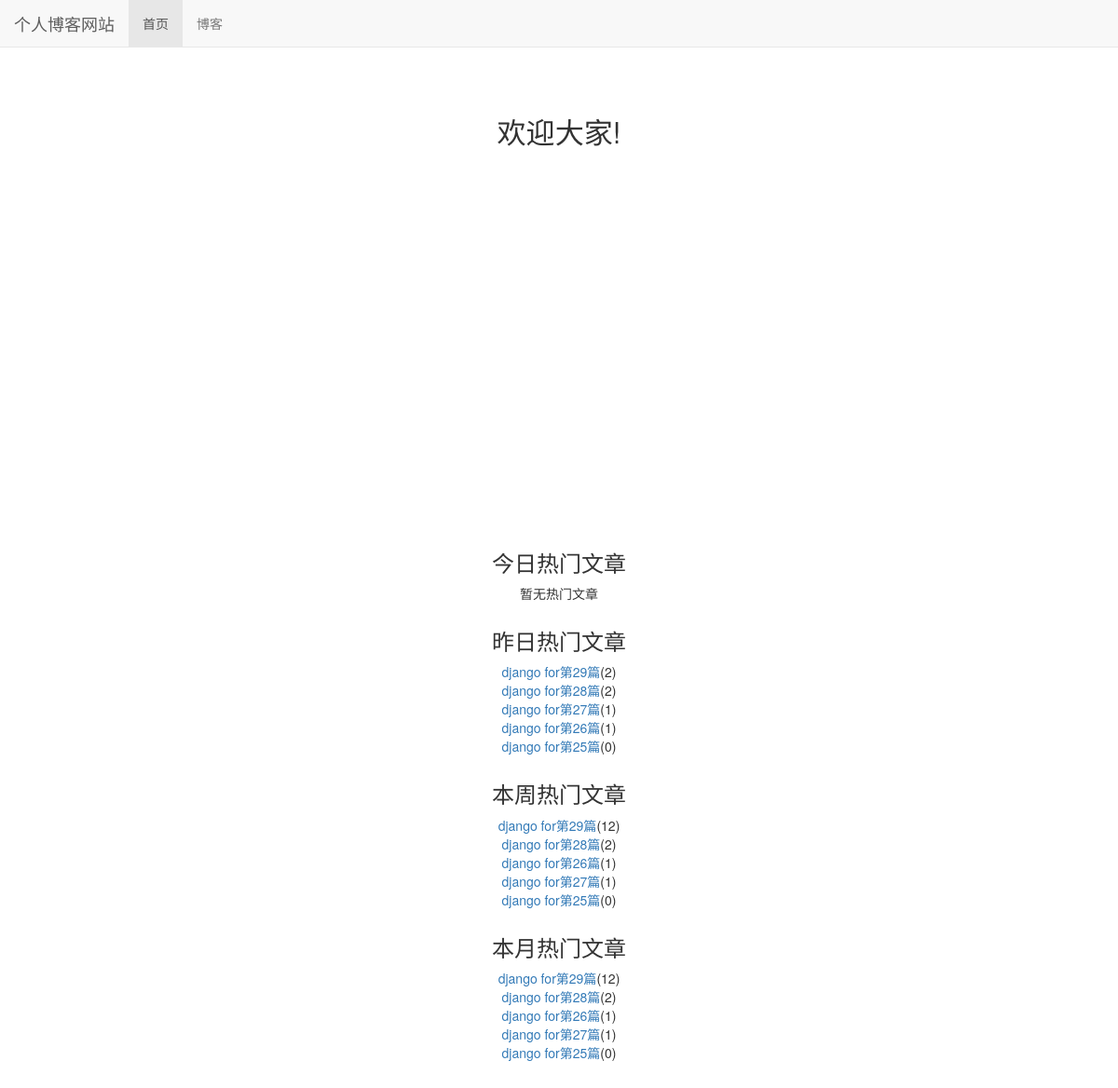
Before: / with the older database file.
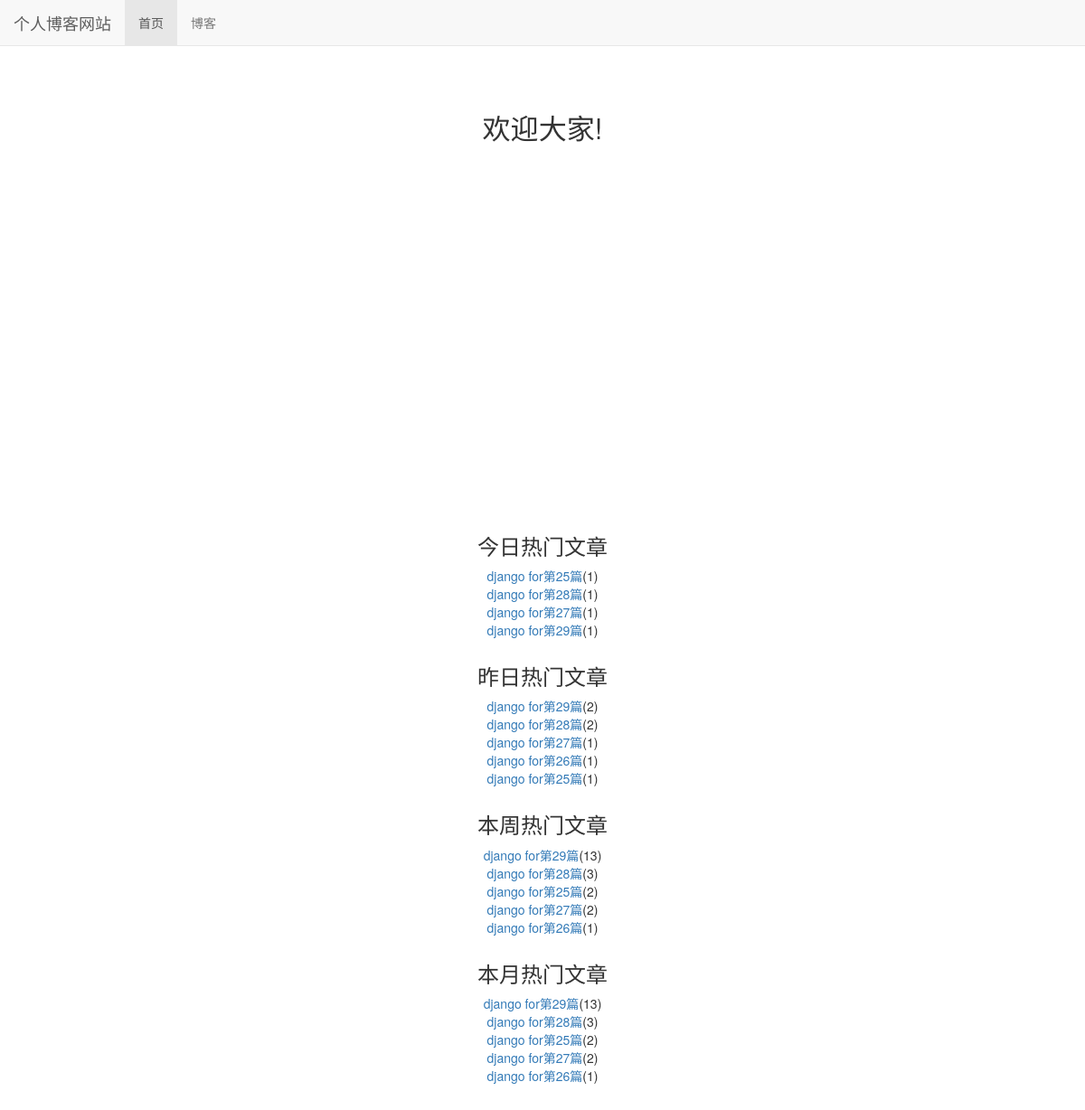
After: the same page with the newer database file.
### read_statistic/models.py (models this page shows)
class ReadDetail(models.Model):
    date=models.DateField(default=timezone.now)
    read_num=models.IntegerField(default=0)
    content_type = models.ForeignKey(ContentType, on_delete=models.CASCADE)
    object_id = models.PositiveIntegerField()
    content_object = GenericForeignKey('content_type', 'object_id')

### blog/models.py (models this page shows, shortened)
class Blog(models.Model,ReadNumExpand):
    title=models.CharField(max_length=50)
    blog_type=models.ForeignKey(BlogType,on_delete=models.CASCADE)
    content=RichTextUploadingField()
    author=models.ForeignKey(User,on_delete=models.DO_NOTHING)
    read_detail=GenericRelation(ReadDetail)
    create_time=models.DateTimeField(auto_now_add=True)
    last_update_time=models.DateTimeField(auto_now=True)
    class Meta:
        ordering=['-create_time']

### mysite/views.py (the view)
# urls.py: 2. Add a URL to urlpatterns:  path('', views.home, name='home')
def home(request):
    content_type=ContentType.objects.get_for_model(Blog)
    dates,read_num=get_week_read_num(content_type)
    today_hot_blog=get_today_hot_blog(content_type)
    yesterday_hot_blog=get_yesterday_hot_blog(content_type)
    week_hot_blog=cache.get('week_hot_blog')
    if not week_hot_blog:
        week_hot_blog=get_week_hot_blog()
        cache.set('week_hot_blog',week_hot_blog,3600)
    month_hot_blog=cache.get('month_hot_blog')
    if not month_hot_blog:
        month_hot_blog=get_month_hot_blog()
        cache.set('month_hot_blog',month_hot_blog,3600)
    context={}
    context['dates']=dates
    context['read_nums']=read_num
    context['today_hot_blog']=today_hot_blog
    context['yesterday_hot_blog']=yesterday_hot_blog
    context['week_hot_blog']=week_hot_blog
    context['month_hot_blog']=month_hot_blog
    return render(request,'home.html',context)

### blog/utils.py (called while the page is built)
def get_week_hot_blog():
    today=timezone.now().date()
    week_ago=today-datetime.timedelta(days=7)
    blogs=Blog.objects.filter(read_detail__date__lte=today,read_detail__date__gt=week_ago) \
                    .values('id','title').annotate(read_num_sum=Sum('read_detail__read_num')).order_by('-read_num_sum')
    return blogs[:5]

def get_month_hot_blog():
    today=timezone.now().date()
    month_ago=today-datetime.timedelta(days=30)
    blogs=Blog.objects.filter(read_detail__date__lte=today,read_detail__date__gt=month_ago) \
                    .values('id','title').annotate(read_num_sum=Sum('read_detail__read_num')).order_by('-read_num_sum')
    return blogs[:5]

### read_statistic/utils.py (called while the page is built)
def get_week_read_num(content_type):
    today=timezone.now().date()
    dates=[]
    read_nums=[]
    for i in range(6,-1,-1):
        date=today-datetime.timedelta(days=i)
        dates.append(date.strftime('%m/%d'))
        read_detail=ReadDetail.objects.filter(content_type=content_type,date=date)
        result=read_detail.aggregate(read_num_sum=Sum('read_num'))
        read_nums.append(result['read_num_sum'] or 0)
    return dates,read_nums

def get_today_hot_blog(content_type):
    today=timezone.now().date()
    blogs=ReadDetail.objects.filter(content_type=content_type,date=today).order_by('-read_num')
    return blogs[:5]

def get_yesterday_hot_blog(content_type):
    today=timezone.now().date()
    yesterday=today-datetime.timedelta(days=1)
    blogs=ReadDetail.objects.filter(content_type=content_type,date=yesterday).order_by('-read_num')
    return blogs[:5]

### templates/home.html (shortened to what this page needs)
{% extends 'base.html' %}
{% load static %}
{% block header_extends %}
    <link rel="stylesheet" href="{% static 'home.css' %}">
{% endblock header_extends %}
{% block nav_home_active %}
    active
{% endblock nav_home_active %}
{% block content %}
    <h3 class='home-content'> 欢迎大家! </h3>
    <div id="container"></div>
    <div class="hot-blog">
        <h3>今日热门文章</h3>
        <ul>
            {% for hot_blog in today_hot_blog %}
                <li><a href="{% url 'blog_detail' hot_blog.content_object.id %}">{{ hot_blog.content_object.title }}</a>({{ hot_blog.read_num }})</li>
            {% empty %}
                <li>暂无热门文章</li>
            {% endfor %}
        </ul>
    </div>
    <div class="hot-blog">
        <h3>昨日热门文章</h3>
        <ul>
            {% for hot_blog in yesterday_hot_blog %}
                <li><a href="{% url 'blog_detail' hot_blog.content_object.id %}">{{ hot_blog.content_object.title}}</a>({{ hot_blog.read_num }})</li>
            {% empty %}
                <li>暂无热门文章</li>
            {% endfor %}
        </ul>
    </div>
    <div class="hot-blog">
        <h3>本周热门文章</h3>
        <ul>
            {% for hot_blog in week_hot_blog %}
                <li><a href="{% url 'blog_detail' hot_blog.id %}">{{ hot_blog.title }}</a>({{ hot_blog.read_num_sum }})</li>
            {% empty %}
                <li>暂无热门文章</li>
            {% endfor %}
        </ul>
    </div>
    <div class="hot-blog">
        <h3>本月热门文章</h3>
        <ul>
            {% for hot_blog in month_hot_blog %}
                <li><a href="{% url 'blog_detail' hot_blog.id %}">{{ hot_blog.title }}</a>({{ hot_blog.read_num_sum }})</li>
            {% empty %}
                <li>暂无热门文章</li>
            {% endfor %}
        </ul>
    </div>
{% endblock content %}

### templates/base.html (shortened to what this page needs)
{% load static %}
<!DOCTYPE html>
<html lang="zh-CN">
<head>
    <link rel="stylesheet" href="{% static 'base.css' %}">
    <link rel="stylesheet" href="{% static 'bootstrap-3.3.7/css/bootstrap.min.css' %}">
    {% block header_extends %}{% endblock header_extends %}
</head>
<body>
    <div class="navbar navbar-default navbar-fixed-top" role="navigation">
        <div class="container-fluid">
            <div class="navbar-header">
                <a class="navbar-brand" href="{% url 'home' %}">个人博客网站</a>
            </div>
            <div class="collapse navbar-collapse" id="navbar-collapse">
                <ul class="nav navbar-nav">
                    <li class="{% block nav_home_active %}{% endblock nav_home_active%}">
                        <a href="{% url 'home' %}">首页</a>
                    </li>
                    <li class="{% block nav_blog_active %}{% endblock nav_blog_active%}">
                        <a href="{% url 'blog_list' %}">博客</a>
                    </li>
                </ul>
            </div>
        </div>
    </div>
    {% block content %}{% endblock content %}
</body>
</html>

### static/base.css (style rules this page uses)
* { margin: 0; padding: 0; }
body { margin-top: 70px!important; }

### static/home.css (style rules this page uses)
h3.home-content { font-size: 222%; text-align: center; margin-top: 4em; margin-bottom: 2em; }
div#container { margin:0 auto; height: 25em; min-width: 30em; max-width: 50em; }
div.hot-blog { text-align: center; margin-bottom: 2em; }

Changed rows visible on the page:
added ReadDetail: content_object "django for第25篇", read_num "1", shown under "今日热门文章"
added ReadDetail: content_object "django for第28篇", read_num "1", shown under "今日热门文章"
added ReadDetail: content_object "django for第27篇", read_num "1", shown under "今日热门文章"
added ReadDetail: content_object "django for第29篇", read_num "1", shown under "今日热门文章"
changed ReadDetail (number 9 of 9 on the later page): read_num "0" → "1"
computed for Blog "django for第29篇": read_num_sum "12" → "13"
computed for Blog "django for第28篇": read_num_sum "2" → "3"
shown differently, row unchanged: Blog "django for第25篇": read_num_sum "0" → "2"; moves up the list
shown differently, row unchanged: Blog "django for第27篇": read_num_sum "1" → "2"; moves down the list
Other visible differences:
text no longer shown: "暂无热门文章"
